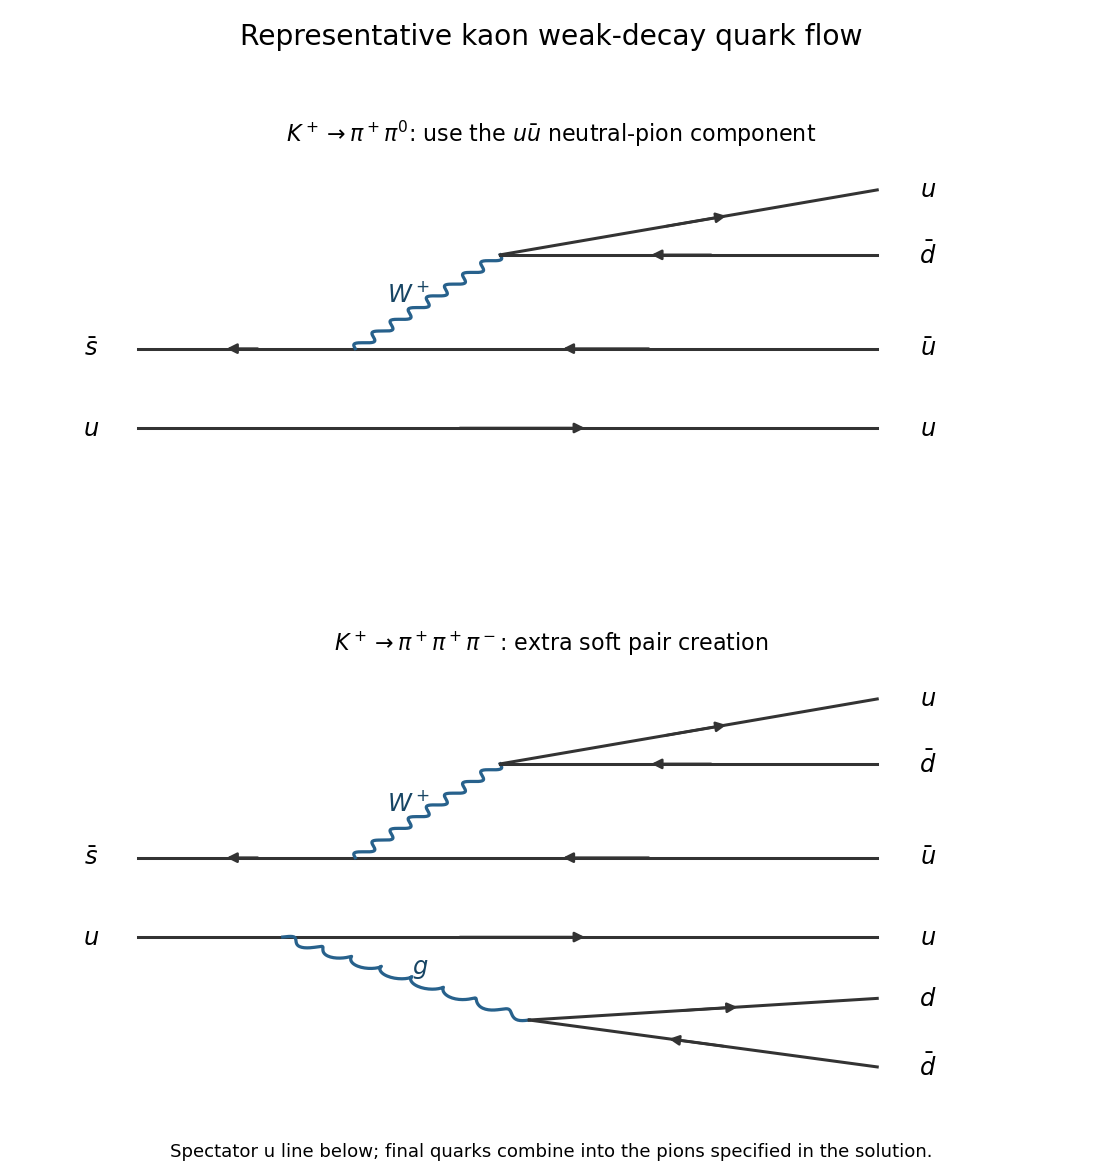

Write the Python code that produced this figure.
"""Original 2021 Particle and Nuclear Physics solution figure.

Writes the PNG basename to the current working directory. Dependencies are
numpy and matplotlib, declared in the repository pyproject.toml.
Tested with Python 3.14.4, NumPy 2.3.5, Matplotlib 3.10.7.
"""
from pathlib import Path
import matplotlib
matplotlib.use("Agg")
import matplotlib.pyplot as plt
from matplotlib.patches import Rectangle
import numpy as np


def line(ax, a, b, kind="fermion", backwards=False, label=None):
    a, b = np.array(a, dtype=float), np.array(b, dtype=float)
    d = b - a
    n = np.array([-d[1], d[0]]) / np.linalg.norm(d)
    if kind in ("wavy", "gluon"):
        t = np.linspace(0, 1, 300)
        phase = 16 * np.pi * t
        curve = a[:, None] + d[:, None] * t + 0.045 * n[:, None] * np.sin(phase)
        if kind == "gluon":
            curve += 0.045 * (d / np.linalg.norm(d))[:, None] * (np.cos(phase)-1) * np.sin(np.pi*t)
        ax.plot(*curve, color="#27618c", lw=1.6)
    else:
        ax.plot([a[0], b[0]], [a[1], b[1]], color="#333333", lw=1.5)
        if kind == "fermion":
            if backwards:
                a, b = b, a
            ax.annotate("", xy=a+0.61*(b-a), xytext=a+0.43*(b-a),
                        arrowprops={"arrowstyle":"-|>","color":"#333333","lw":1.3})
    if label:
        pos=(a+b)/2+0.17*n
        ax.text(*pos, label, fontsize=12, ha="center", va="center", color="#174564")


def text(ax, x, y, label, **kwargs):
    ax.text(x, y, label, ha="center", va="center", fontsize=12, **kwargs)


def setup(ax, xlim=(-.3,7), ylim=(-2.1,3.9)):
    ax.set_xlim(*xlim);ax.set_ylim(*ylim);ax.axis("off")


def save(fig):
    fig.savefig(Path(__file__).with_suffix(".png").name,dpi=145,facecolor="white")
    plt.close(fig)


def main():
    fig,axes=plt.subplots(2,1,figsize=(7.6,8.1))
    for ax,three in zip(axes,[False,True]):
        line(ax,(.5,1.1),(2.0,1.1),backwards=True);line(ax,(2.0,1.1),(5.6,1.1),backwards=True)
        line(ax,(.5,0),(5.6,0))
        line(ax,(2,1.1),(3.0,2.4),"wavy",label=r"$W^+$")
        line(ax,(3.0,2.4),(5.6,3.3));line(ax,(3.0,2.4),(5.6,2.4),backwards=True)
        for x,y,l in [(.18,1.1,r"$\bar s$"),(.18,0,r"$u$"),(5.95,3.3,r"$u$"),(5.95,2.4,r"$\bar d$"),(5.95,1.1,r"$\bar u$"),(5.95,0,r"$u$")]:text(ax,x,y,l)
        if three:
            line(ax,(1.5,0),(3.2,-1.15),"gluon",label=r"$g$")
            line(ax,(3.2,-1.15),(5.6,-.85));line(ax,(3.2,-1.15),(5.6,-1.8),backwards=True)
            text(ax,5.95,-.85,r"$d$");text(ax,5.95,-1.8,r"$\bar d$")
        ax.set_title(r"$K^+\to\pi^+\pi^+\pi^-$: extra soft pair creation" if three else r"$K^+\to\pi^+\pi^0$: use the $u\bar u$ neutral-pion component",fontsize=11)
        setup(ax,ylim=(-2.25,3.8))
    fig.suptitle("Representative kaon weak-decay quark flow",fontsize=14)
    fig.text(.5,.015,"Spectator u line below; final quarks combine into the pions specified in the solution.",ha="center",fontsize=9)
    fig.tight_layout(rect=(0,.045,1,.96),h_pad=1.9);save(fig)

if __name__=="__main__":main()
